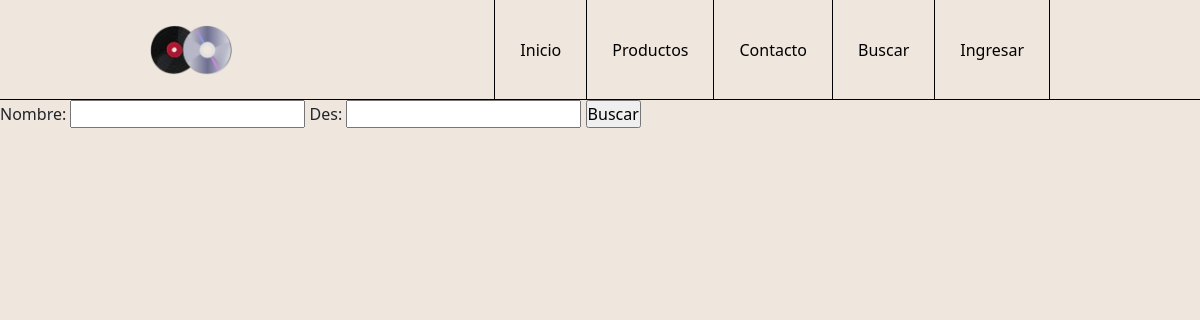
Page /Producto/ on the earlier database version.
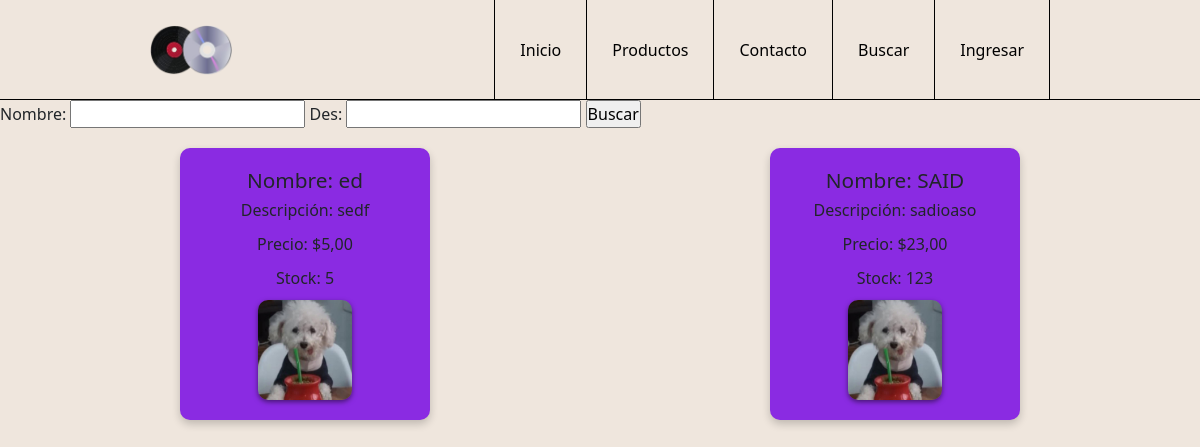
Same page on the later database version.
### Api/models.py (models this page shows, shortened)
class Producto(models.Model):
    Codigo = models.AutoField(primary_key=True)
    Nombre = models.CharField(max_length=100)
    Descripcion = models.TextField()
    Precio = models.DecimalField(max_digits=10, decimal_places=2)
    Stock = models.IntegerField()
    Imagen = models.ImageField(upload_to="Musimg", null=True)

### Api/views.py (the view)
# urls.py: path('Producto/', producto, name='Producto'),
def producto(request):
    query= Producto.objects.all()
    filtroNom = request.GET.get('filtroNom')
    filtroDes = request.GET.get('filtroDes')
    if filtroNom:
        query=Producto.objects.filter(
            Q(Nombre__icontains=filtroNom) |
            Q(Descripcion__icontains=filtroDes)
        )
    else:
        query = Producto.objects.all()
    data={
        'productos':query
    }
    return render(request,"pages/Productos.html", data)

### Api/templates/Pages/Productos.html
{% extends "index.html" %}
{% block content %}
        <div class="filtros">
            <form action="" method="get">
                <label for="">Nombre: </label>
                <input type="text" name="filtroNom" id="">
                <label for="">Des: </label>
                <input type="text" name="filtroDes" id="">
                <input type="submit" value="Buscar">
            </form>
        </div>
        <div class="tarjetas">
            {% for i in productos %}
                <div class="tar">
                    <h1>Nombre: {{i.Nombre}}</h1>
                    <p>Descripción: {{i.Descripcion}}</p>
                    <p>Precio: ${{i.Precio}}</p>
                    <p>Stock: {{i.Stock}}</p>
                    <img src="{{i.Imagen.url}}" alt="">
                </div>
            {% endfor %}
        </div>
{% endblock content %}

### Api/templates/index.html (shortened to what this page needs)
<!DOCTYPE html>
<html lang="en">
{% load static %}
<head>
    <link href="https://cdn.jsdelivr.net/npm/bootstrap@5.3.7/dist/css/bootstrap.min.css" rel="stylesheet"
>
    <link rel="stylesheet" href="{% static 'css/style.css' %}">
</head>
<body>
    <header>
        <div>
            <a href="" class="logo">
                <img src="{% static 'src/images/favicon.png' %}" alt="">
            </a>
        </div>
        <nav class="navbar">
            <ul>
                <li><a href="{% url 'Home' %}"><span>Inicio</span></a></li>
                <li><a href="{% url 'Producto' %}"><span>Productos</span></a></li>
                <li><a href=""><span>Contacto</span></a></li>
                <li><a href="{% url 'Buscar' %}"><span>Buscar</span></a></li>
                {% if user.is_authenticated %}
                {% if user.is_staff %}
                <li><a href="{% url 'Registro' %}"><span>Administrar</span></a></li>
                {% endif %}
                <li><a href=""><span>Carrito</span></a></li>
                <li><a href="{% url 'logouts' %}"><span>Cerrar Sesión</span></a></li>
                {% else %}
                <li><a href="{% url 'login' %}"><span>Ingresar</span></a></li>
                {% endif %}
            </ul>
        </nav>
    </header>
    {% block content %}{% endblock content %}
</body>
</html>

### Api/static/css/style.css (style rules this page uses)
* { padding: 0; margin: 0; box-sizing: border-box; }
body { background: #EFE6DD; }
.navbar { height: 100%; padding: 0; }
.navbar ul { list-style: none; display: flex; margin-bottom: 0; height: 100%; }
.navbar ul li a { text-decoration: none; border-right: 1px solid #000; color: #000; padding-left: 25px; padding-right: 25px; height: 100%; align-items: center; display: flex; }
.navbar ul li:first-child { border-left: 1px solid #000; }
header { display: flex; height: 100px; justify-content: space-between; align-items: center; padding-left: 150px; padding-right: 150px; border-bottom: 1px solid #000; }
.logo img { height: 50px; }
.tarjetas { display: flex; flex-wrap: wrap; justify-content: space-around ; gap: 20px; padding: 20px; }
.tar { background-color: blueviolet; border-radius: 10px; box-shadow: 0 4px 8px rgba(0, 0, 0, 0.2); padding: 20px; width: 250px; text-align: center; transition: transform 0.3s ease-in-out; }
.tar h1 { color: var(--accent-color); font-size: 1.3em; margin-bottom: 5px; }
.tar p { color: var(--secondary-accent-color); font-size: 1em; margin-bottom: 10px; }
.tar img { border-radius: 10px; max-width: 100%; height: 100px; box-shadow: 0 2px 5px rgba(0, 0, 0, 0.5); }

Differences in the rows shown:
added Producto: Nombre "ed", Descripcion "sedf", Precio "5,00", Stock "5", Imagen (picture)
added Producto: Nombre "SAID", Descripcion "sadioaso", Precio "23,00", Stock "123", Imagen (picture)
